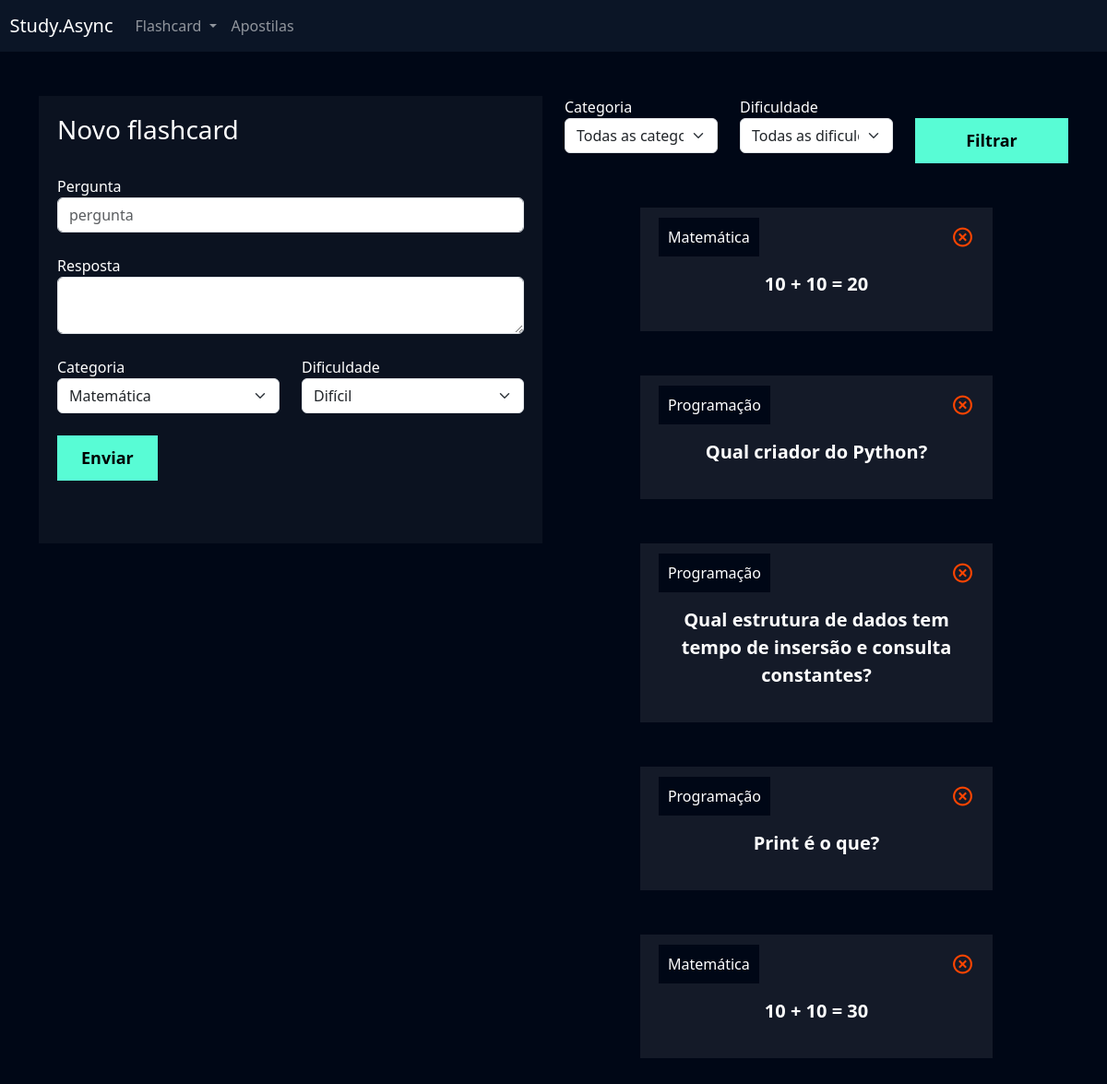
Page /flashcard/novo_flashcard/ (signed in) on the earlier database version.
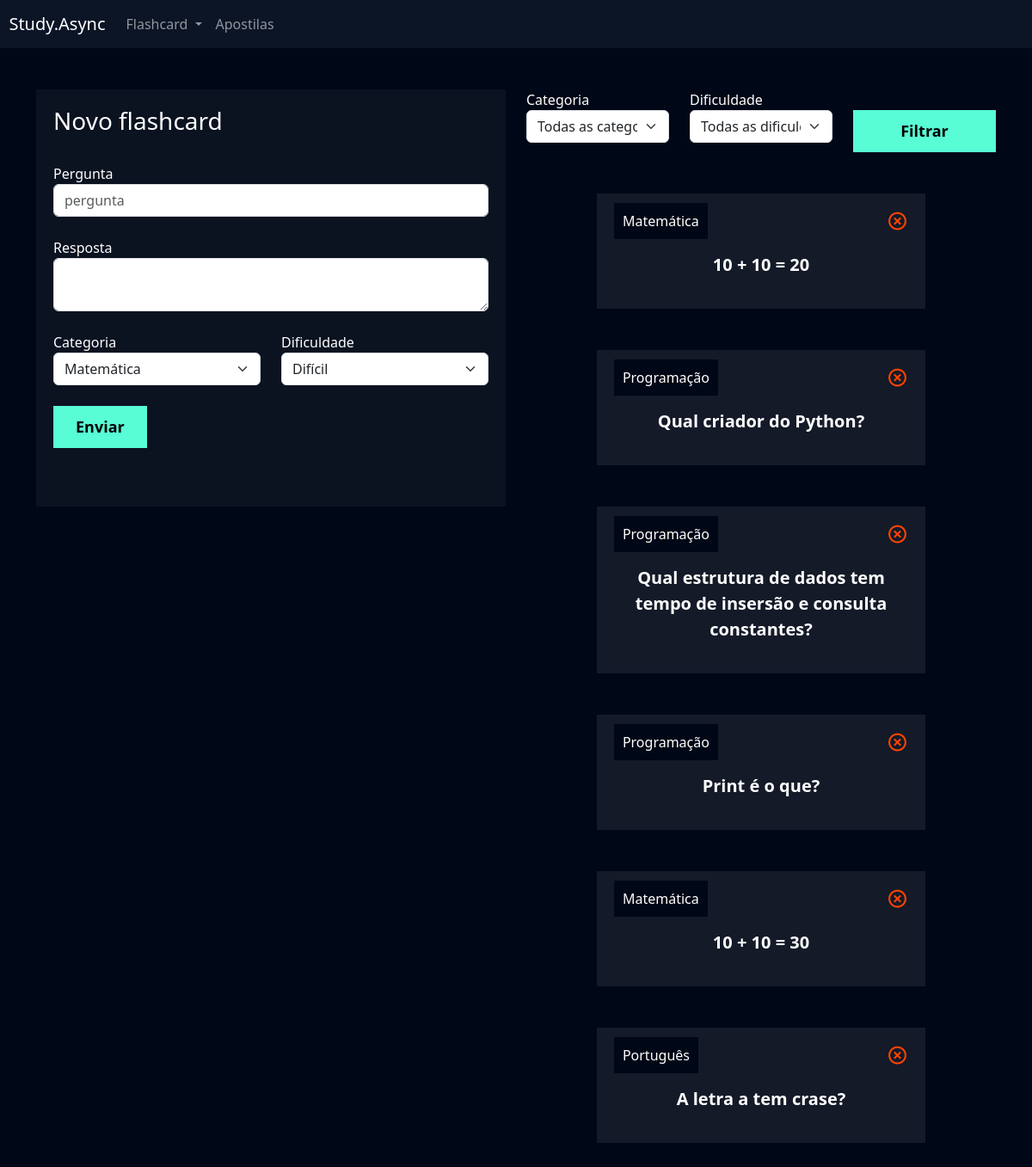
Same page on the later database version.
### flashcard/models.py (models this page shows, shortened)
class Flashcard(models.Model):
    DIFICULDADE_CHOICES = (('D', 'Difícil'), ('M', 'Médio'), ('F', 'Fácil'))
    user = models.ForeignKey(User, on_delete=models.DO_NOTHING)
    pergunta = models.CharField(max_length=100)
    resposta = models.TextField()
    categoria = models.ForeignKey(Categoria, on_delete=models.DO_NOTHING)
    dificuldade = models.CharField(max_length=1, choices=DIFICULDADE_CHOICES)

class Categoria(models.Model):
    nome = models.CharField(max_length=30)
    def __str__(self):
        return self.nome

### flashcard/views.py (the view, shortened to what this page needs)
# urls.py: path('novo_flashcard/', views.novo_flashcard, name="novo_flashcard"),
def novo_flashcard(request):
    if not request.user.is_authenticated:
        return redirect('/usuarios/logar/')
    if request.method == "GET": # user acessa a página no navegador
        categorias = Categoria.objects.all()
        dificuldades = Flashcard.DIFICULDADE_CHOICES
        flashcards = Flashcard.objects.filter(user=request.user) #retorna os cards do user logado
        categoria_filtrar = request.GET.get('categoria')
        dificuldade_filtrar = request.GET.get('dificuldade')
        if categoria_filtrar:
            flashcards = flashcards.filter(categoria__id=categoria_filtrar) # por ser chave estrangeira (foreign key)
        if dificuldade_filtrar:
            flashcards = flashcards.filter(dificuldade=dificuldade_filtrar)
        return render(request, 'novo_flashcard.html', {'categorias': categorias,
                                                       'dificuldades': dificuldades,
                                                       'flashcards': flashcards})

### flashcard/templates/novo_flashcard.html (shortened to what the changed rows need)
{% extends "base.html" %}
{% load static %}
{% block 'cabecalho' %}
    <link href="{% static 'usuarios/css/cadastro.css' %}" rel="stylesheet">
    <link href='https://unpkg.com/boxicons@2.1.4/css/boxicons.min.css' rel='stylesheet'>
    <link href="{% static 'flashcard/css/novo_flashcard.css' %}" rel="stylesheet" >
{% endblock 'cabecalho' %}
{% block 'conteudo' %}
    <div class="container">
        <br>
        <br>
        <div class="row">
            <div class="col-md">
                <br>
                <br>
                {% for flash in flashcards %}
                    <div class="box-new-flashcard" onclick="flip_card({{flash.id}})">
                        <div class="flashcard ">
                            <div class="flashcard-categoria">
                                {{flash.categoria}}
                            </div>
                            <a href="{% url 'deletar_flashcard' flash.id %}"><i class='icone-exit bx bx-x-circle'></i></a>
                            <br>
                            <br>
                            <div class="flashcard-box-item">
                                <p class="flashcard-item">{{flash.pergunta }}</p>
                            </div>
                        </div>
                    </div>
                    <br>
                    <br>
                {% endfor %}
            </div>
        </div>
    </div>
{% endblock 'conteudo' %}

Differences in the rows shown:
added Flashcard: categoria "Português", pergunta "A letra a tem crase?"
